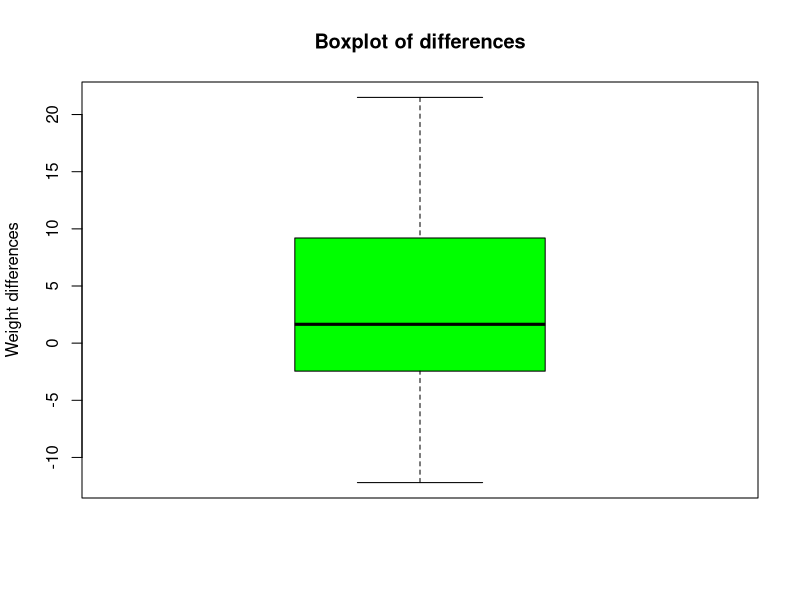
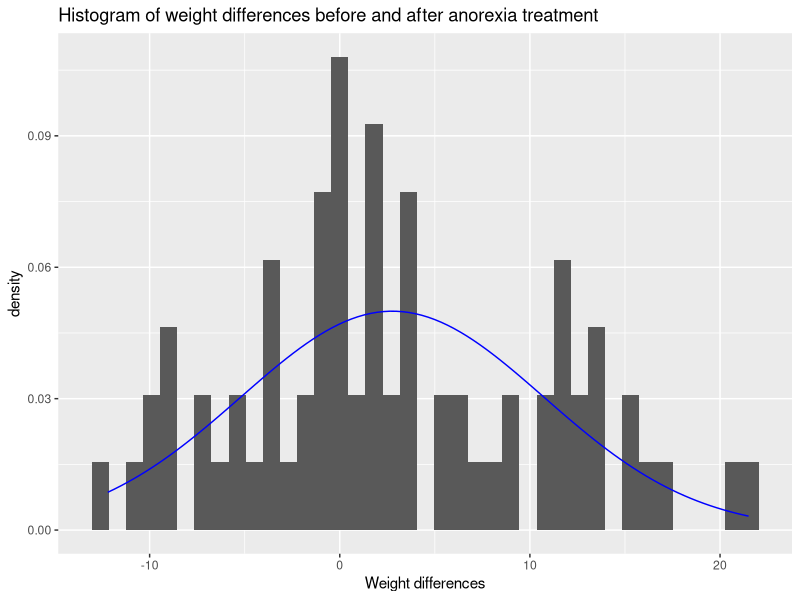

The R source for these figures, in order:
# Environment clean ------------------------------------------------------
rm(list=ls())

# Packages ---------------------------------------------------------------
library(MASS)
library(psych)
library(ggplot2)
library(pwr)

# Data in ----------------------------------------------------------------
attach(anorexia)

# Inspect data -----------------------------------------------------------
head(anorexia)

describe(anorexia$Prewt)
describe(anorexia$Postwt)

# Create differences ----------------------------------------------------
weight.differences = Postwt - Prewt

# Boxplot differences - looking for outliers ----------------------------
boxplot(weight.differences, 
        main = "Boxplot of differences",
        ylab = "Weight differences",
        col = "green")

#attach weight.differences to anorexia data frame ------------------------
anorexia$weight.differences = weight.differences


# Plot histogram with density curve --------------------------------------
ggplot(anorexia,aes(x=weight.differences)) + 
        geom_histogram(aes(y=..density..),binwidth = 0.9) + 
        stat_function(fun = dnorm, 
                      colour = "blue",
                      args = list(mean = mean(anorexia$weight.differences), 
                                  sd = sd(anorexia$weight.differences))) + 
        scale_x_continuous(name="Weight differences") + 
        ggtitle("Histogram of weight differences before and after anorexia treatment")

#Test if the weight differences are normally distributed -----------------
shapiro.test(weight.differences)

# Perform a power analysis to check the sample size has adequate power----
# to detect a difference if it exists-------------------------------------
# Can the test find a difference of 0.5sd (d)?---------------------------- 
pwr.t.test(n=72,d=0.5,sig.level = 0.05,type = c("paired"))

#Perform a paired t test -------------------------------------------------
t.test(Postwt,Prewt,paired = TRUE)

#Interpret results
#All assumptions required were satisfied
#There were no outliers, data was normally distributed and the t test had adequate power
#The difference in weight before and after treatment was statistically significant at 5% LOs. 
